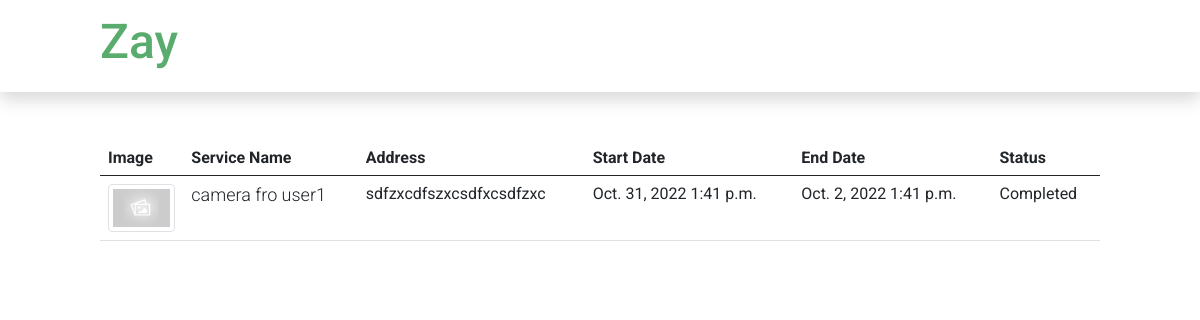
The app's page /services/order-page/ (signed in), older data.
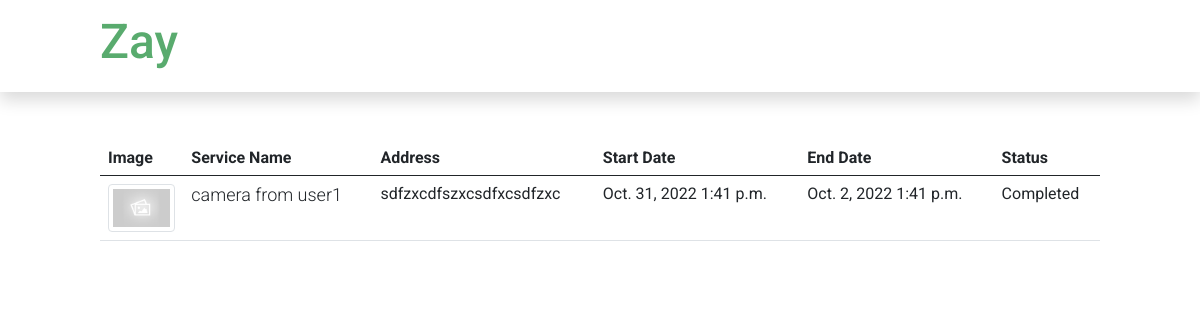
The same page, newer data.
### services/models.py (models this page shows)
class booking(models.Model):
    book_status = (
        ('Processing', 'Processing'),
        ('Accept', 'Accept'),
        ('Running', 'Running'),
        ('Completed', 'Completed'),
    )
    customer = models.ForeignKey(profile,on_delete=models.CASCADE, null=True, blank=True)
    services = models.ForeignKey(Event_Services,on_delete=models.CASCADE, null=True, blank=True)
    address = models.TextField(null=True, blank=True)
    start_date = models.DateField(auto_now_add=False,auto_now=False,null=True, blank=True)
    end_date = models.DateField(auto_now_add=False,auto_now=False,null=True, blank=True)
    start_time = models.TimeField(auto_now_add=False,auto_now=False,null=True, blank=True)
    end_time = models.TimeField(auto_now_add=False,auto_now=False,null=True, blank=True)
    status = models.CharField(max_length=200,choices=book_status,default='Processing')
    created = models.DateTimeField(auto_now_add=True)
    id = models.UUIDField(default=uuid.uuid4, unique=True, primary_key=True,editable=False)
    @property
    def Running(self):
        if end_date < datetime.date.today():
            status = 'Completed'

class Event_Services(models.Model):
    service_owner=models.ForeignKey(profile,on_delete=models.CASCADE,null=True,blank=True)
    service_name = models.CharField(max_length=200)
    service_description = models.TextField()
    category = models.ForeignKey('Service_Category',on_delete= models.CASCADE, null=True, blank=True)
    featured_image = models.ImageField(null=True,blank=True,default="default.jpg")
    price = models.IntegerField(null=True,blank=True)
    vote_total = models.IntegerField(default=0,null=True, blank=True)
    vote_ratio = models.IntegerField(default=0,null=True, blank=True)
    created = models.DateTimeField(auto_now_add=True)
    id = models.UUIDField(default=uuid.uuid4, unique=True, primary_key=True,editable=False)
    def __str__(self):
        return self.service_name

### services/views.py (the view)
# urls.py: path('order-page/',views.Order_Page,name='order-page'),
@login_required(login_url='login')
def Order_Page(request):
    id = request.user.profile_set.values()[0]['id']
    profiles = profile.objects.get(pk=id)
    orders = booking.objects.filter(customer=profiles.id)
    print(orders)
    context = {'order':orders,'profile':profiles}
    return render(request,'customer/order.html',context)

### users/templates/customer/order.html
{% extends 'customer/nav.html' %}
{% block content %}
<div class="container mt-5">
    <div class="row">
      <div class="col-12">
          <table class="table table-image">
            <thead>
              <tr>
                <th scope="col">Image</th>
                <th scope="col">Service Name</th>
                <th scope="col">Address</th>
                <th scope="col">Start Date</th>
                <th scope="col">End Date</th>
                <th scope="col">Status</th>
              </tr>
            </thead>
            <tbody>
                {% if order %}
                {% for orders in order %}
                    <tr>
                        <td class="col-1" href="{% url 'service-page' pk=orders.services.id %}">
                            <img src="{{orders.services.featured_image.url}}" class="img-fluid img-thumbnail" alt="Sheep">
                        </td>
                        <th scope="row"><a href="{% url 'service-page' pk=orders.services.id %}">{{orders.services}}</a></th>
                        <td>{{orders.address}}</td>
                        <td>{{orders.start_date}} {{orders.start_time}}</td>
                        <td>{{orders.end_date}} {{orders.end_time}}</td>
                        <td>{{orders.status}}</td>
                    </tr>
                {% endfor %}
                {% else %}
                    <p>No Order Here</p>
                {% endif %}
            </tbody>
          </table>
      </div>
    </div>
  </div>
{% endblock content %}

Row changes from the older to the newer data that the page shows:
changed through a linked row, booking "sdfzxcdfszxcsdfxcsdfzxc": services "camera fro user1" → "camera from user1"
